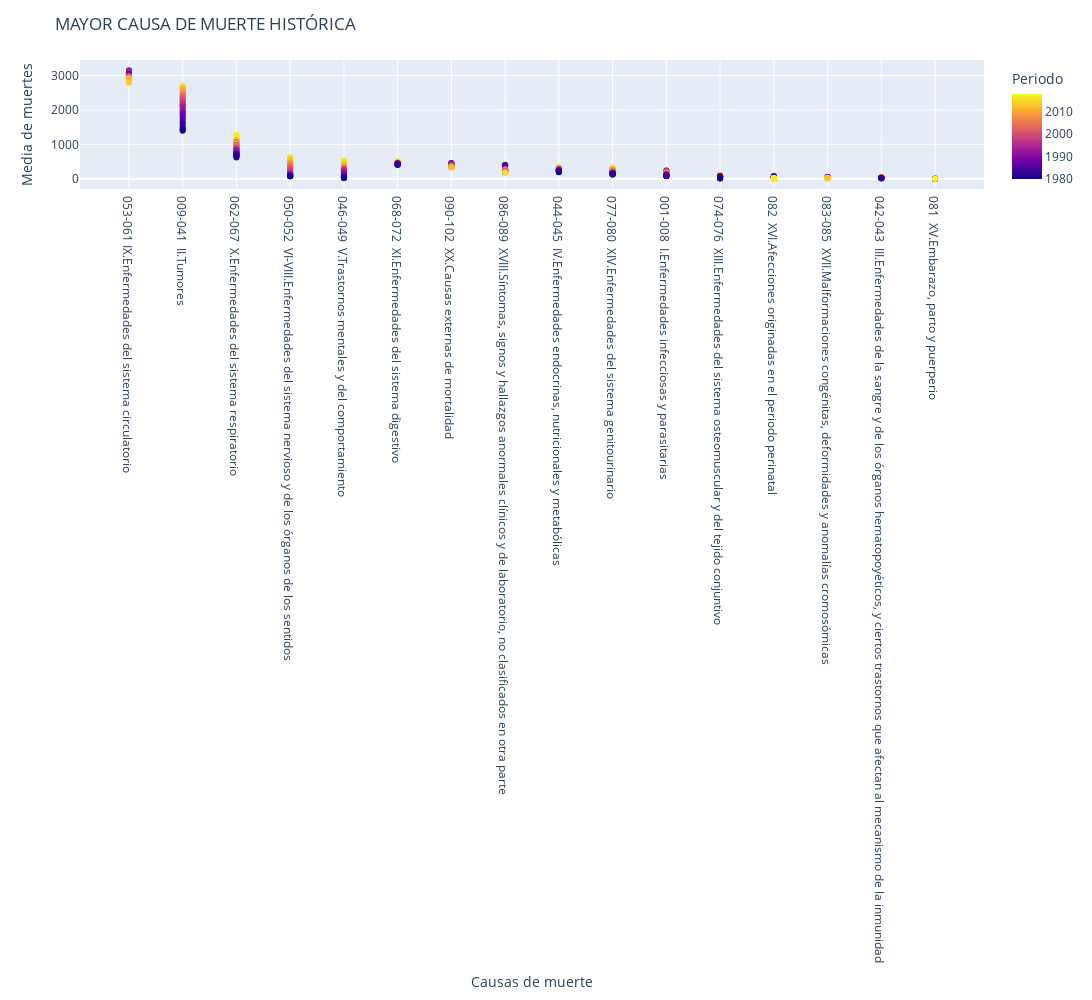

Source (notebook cell):
### Code cell
## 4.MAYOR CAUSA DE MUERTE HISTÓRICA & 3.CAUSA MENOS PREOUCPANTE
fig = px.scatter(mean_df, x = 'Causa de muerte', y = 'Total', color="Periodo", width=1300, height=1000)
fig.update_layout(autosize=True, legend=dict(y=3))
fig.update_layout(title='MAYOR CAUSA DE MUERTE HISTÓRICA', xaxis_title='Causas de muerte', yaxis_title='Media de muertes')

#fig.update_xaxes(range=[mean_df['Periodo'].min(), mean_df['Periodo'].max()])
#fig.show(scale=0.8)
#x_values = mean_df['Periodo'].unique()
#fig.update_xaxes(tickvals=x_values)

### Figure 1 — Plotly figure (JSON) as saved in the notebook; plotly's stock layout.template omitted (floating-point values rounded to 4 significant figures; data arrays with more than 128 entries replaced by an {"elided": "..."} marker saying what was removed)
{"data": [{"hovertemplate": "Causa de muerte=%{x}<br>Total=%{y}<br>Periodo=%{marker.color}<extra></extra>", "legendgroup": "", "marker": {"color": {"elided": "624 int values"}, "coloraxis": "coloraxis", "symbol": "circle"}, "mode": "markers", "name": "", "orientation": "v", "showlegend": false, "type": "scatter", "x": {"elided": "624 str values"}, "xaxis": "x", "y": {"elided": "624 float values"}, "yaxis": "y"}], "layout": {"autosize": true, "coloraxis": {"colorbar": {"title": {"text": "Periodo"}}, "colorscale": [[0, "#0d0887"], [0.1111, "#46039f"], [0.2222, "#7201a8"], [0.3333, "#9c179e"], [0.4444, "#bd3786"], [0.5556, "#d8576b"], [0.6667, "#ed7953"], [0.7778, "#fb9f3a"], [0.8889, "#fdca26"], [1, "#f0f921"]]}, "height": 1000, "legend": {"tracegroupgap": 0, "y": 3}, "margin": {"t": 60}, "title": {"text": "MAYOR CAUSA DE MUERTE HISTÓRICA"}, "width": 1300, "xaxis": {"anchor": "y", "domain": [0, 1], "title": {"text": "Causas de muerte"}}, "yaxis": {"anchor": "x", "domain": [0, 1], "title": {"text": "Media de muertes"}}}}
